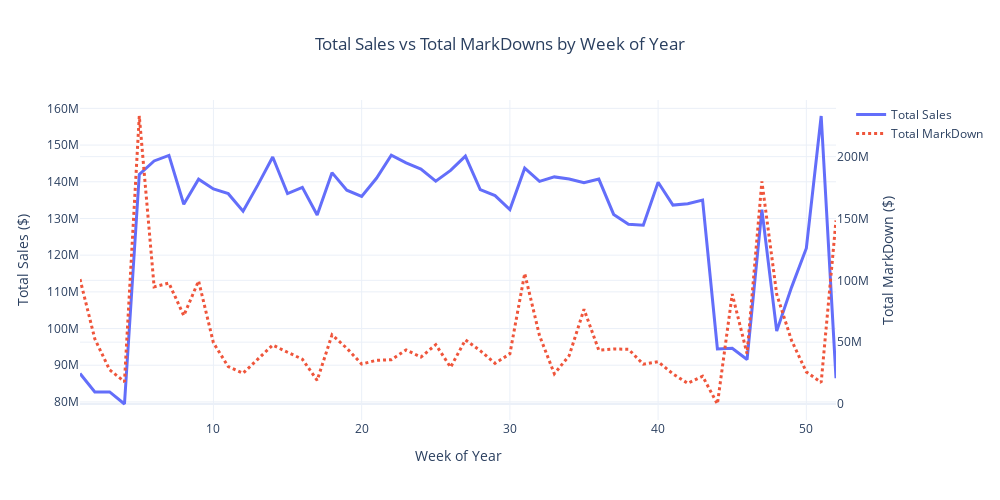

Source (notebook cell):
### Code cell
import plotly.graph_objects as go

fig = go.Figure()

fig.add_trace(go.Scatter(
    x=weekly_markdown_sales["Week_Of_Year"],
    y=weekly_markdown_sales["Weekly_Sales"],
    name="Total Sales",
    yaxis="y1",
    line=dict(width=3)
))

fig.add_trace(go.Scatter(
    x=weekly_markdown_sales["Week_Of_Year"],
    y=weekly_markdown_sales["Total_MarkDown"],
    name="Total MarkDown",
    yaxis="y2",
    line=dict(width=3, dash="dot")
))

fig.update_layout(
    title="Total Sales vs Total MarkDowns by Week of Year",
    title_x=0.5,
    xaxis_title="Week of Year",
    yaxis=dict(title="Total Sales ($)"),
    yaxis2=dict(
        title="Total MarkDown ($)",
        overlaying="y",
        side="right"
    ),
    template="plotly_white",
    hovermode="x",
    width=1000,
    height=500
)

fig.show()
